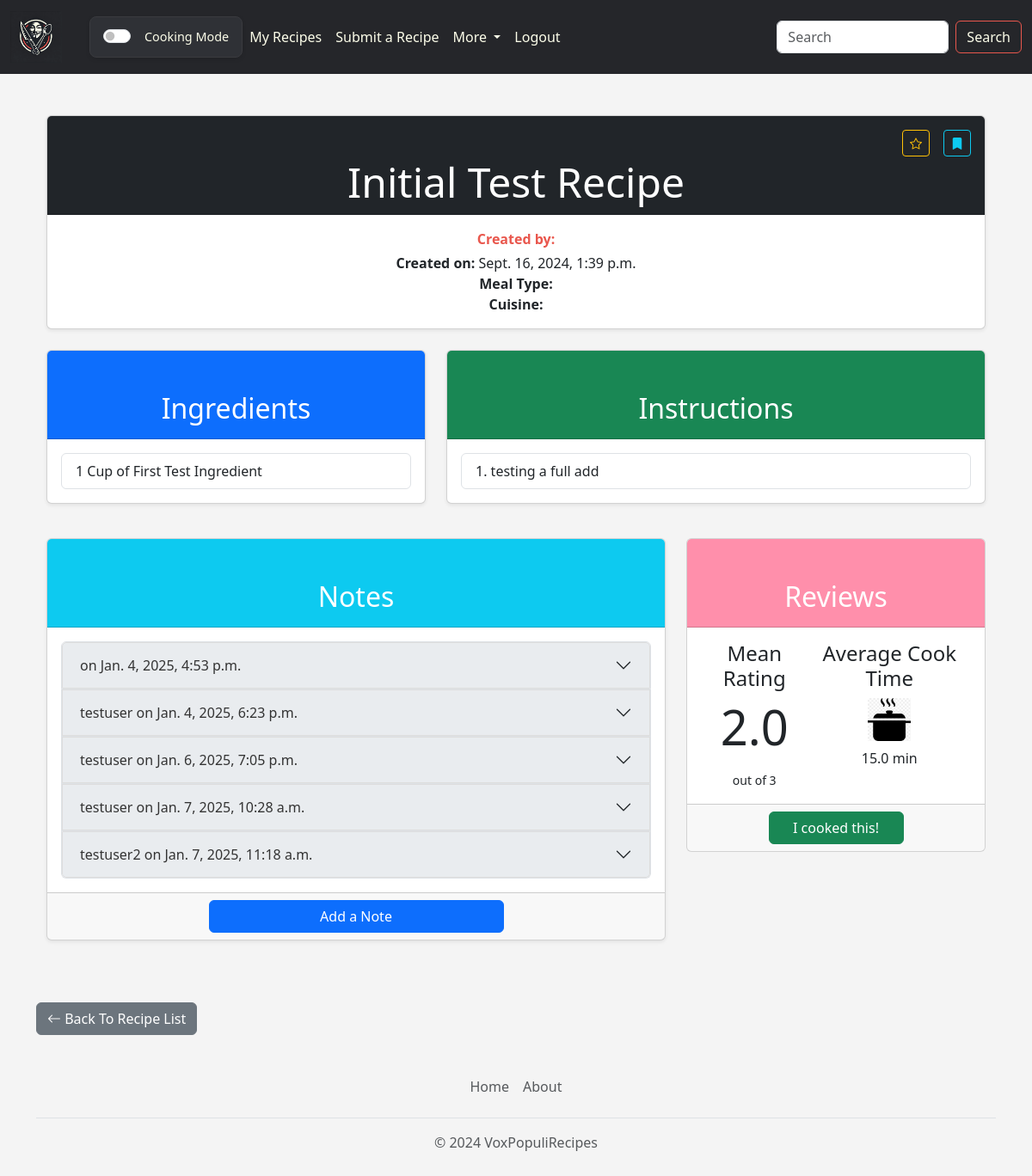
The page /recipedetail/1/ (signed in) on the database as committed earlier.
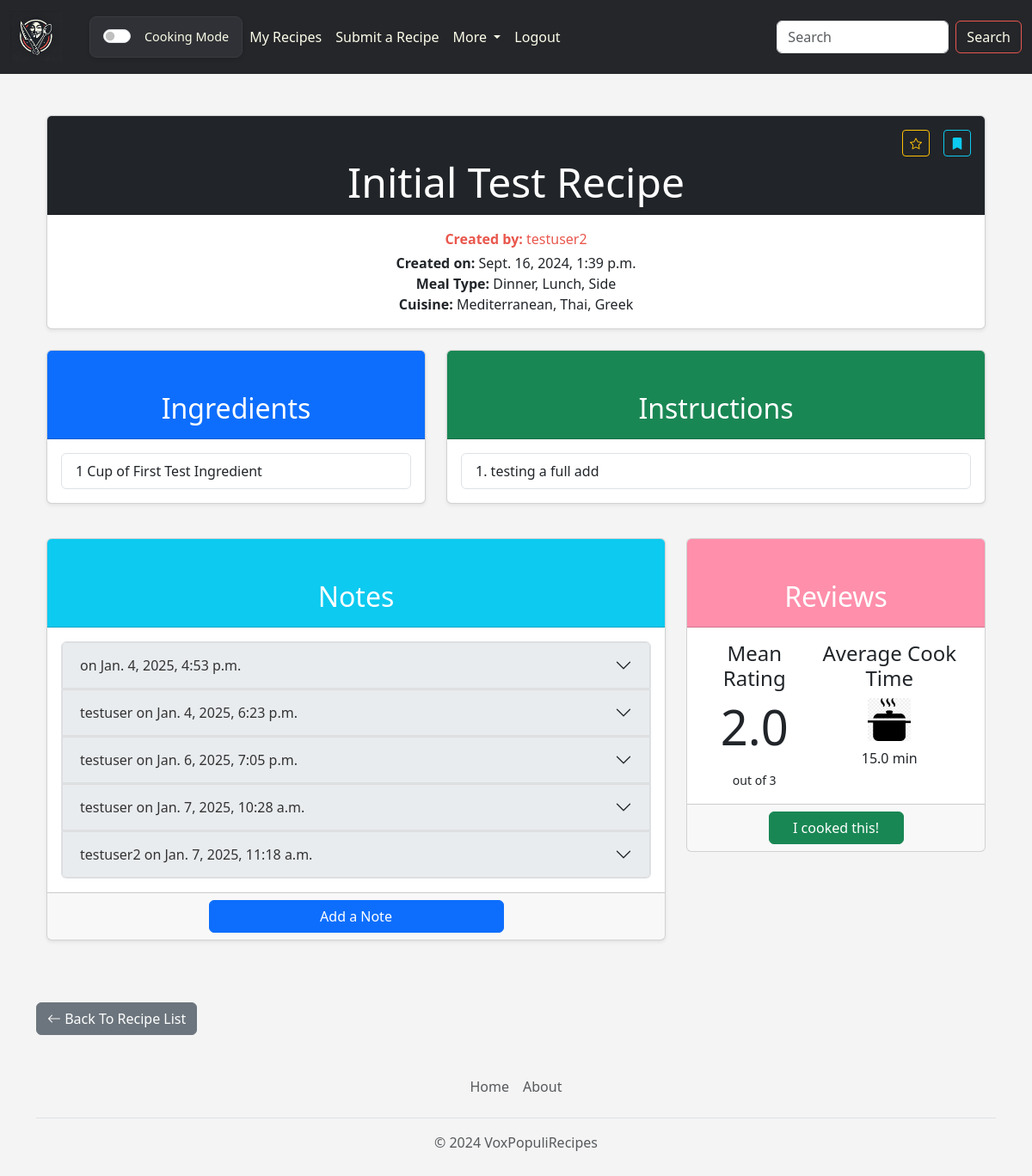
The same page on the database as committed later.
### voxpopulirecipes/models.py (models this page shows, shortened)
class Recipe(models.Model):
    title = models.CharField(max_length=200)
    pub_date = models.DateTimeField("date published")
    created_by = models.CharField(max_length=200, blank=True, null=True)
    creator = models.ForeignKey(User, on_delete=models.CASCADE, blank=True, null=True)
    mealType = models.ForeignKey("MealType", on_delete=models.SET_NULL, blank=True, null=True)
    cuisine = models.ForeignKey("Cuisine", on_delete=models.SET_NULL, blank=True, null=True)
    image = models.ImageField(upload_to='uploads/recipe/', blank=True, null=True)
    baking = models.BooleanField(default=False)

class Ingredient(models.Model):
    recipe = models.ForeignKey(Recipe, on_delete=models.CASCADE)
    ingredient_text = models.CharField(max_length=200) #required
    ingredient_amount = models.CharField(max_length=200, blank=True, null=True) #optional
    ingredient_unit = models.CharField(max_length=200, blank=True, null=True) #optional

class Instruction(models.Model):
    recipe = models.ForeignKey(Recipe, on_delete=models.CASCADE)
    instruction_text = models.CharField(max_length=500)
    instruction_order = models.IntegerField(default=0)

class RecipeNote(models.Model):
    recipe = models.ForeignKey(Recipe, related_name="notes", on_delete=models.CASCADE)
    note_text = models.CharField(max_length=2000)
    note_order = models.IntegerField(default=0)
    note_date = models.DateTimeField("date created")
    creator = models.ForeignKey(User, on_delete=models.CASCADE, blank=True, null=True)

class MealTypeMap(models.Model):
    recipe = models.ForeignKey(Recipe, on_delete=models.CASCADE)
    mealType = models.ForeignKey(MealType, on_delete=models.CASCADE)

class MealType(models.Model):
    name = models.CharField(max_length=200)
    baking = models.BooleanField(default=False)
    def __str__(self):
        return self.name

class CuisineMap(models.Model):
    recipe = models.ForeignKey(Recipe, on_delete=models.CASCADE)
    cuisine = models.ForeignKey(Cuisine, on_delete=models.CASCADE)

class Cuisine(models.Model):
    name = models.CharField(max_length=200)
    def __str__(self):
        return self.name

### voxpopulirecipes/views.py (the view)
# urls.py: path("recipedetail/<int:recipe_id>/", views.detail, name="detail"),
def detail(request, recipe_id):
    recipe = get_object_or_404(Recipe, pk=recipe_id)
    mean_rating = Rating.objects.filter(recipe=recipe).aggregate(Avg('rating'))['rating__avg'] or 0
    average_cook_time = CookedInstance.objects.filter(recipe=recipe).aggregate(Avg('cook_time'))['cook_time__avg'] or 0
    saved = False
    if request.user.is_authenticated:
        saved = SavedRecipe.objects.filter(user=request.user, recipe=recipe).exists()
    starred = False
    if request.user.is_authenticated:
        starred = StarredRecipe.objects.filter(user=request.user, recipe=recipe).exists()
    mealTypes = MealTypeMap.objects.filter(recipe = recipe)
    cuisines = CuisineMap.objects.filter(recipe = recipe)
    return render(request, "voxpopulirecipes/recipe.html", {
        "recipe": recipe,
        "mean_rating": mean_rating,
        "average_cook_time": average_cook_time,
        "saved": saved,
        "starred": starred,
        "mealTypes": mealTypes,
        "cuisines": cuisines
        })

### voxpopulirecipes/templates/voxpopulirecipes/recipe.html (shortened to what this page needs)
{% extends 'voxpopulirecipes/base.html' %}
{% block content %}
<div class="container mt-4">
    <div class="card text-center shadow-sm mb-4">
        <div class="card-header bg-dark text-white position-relative">
            <h1 class="display-5 text-break mb-0">{{ recipe.title }}</h1>
            {% if user.is_authenticated %}
            <div class="position-absolute top-0 end-0 p-3 d-flex">
                <button
                    id="star_recipe_button"
                    class="btn btn-outline-warning btn-sm square me-2"
                    title="Star this recipe"
                >
                    <i class="bi {% if starred %}bi-star-fill{% else %}bi-star{% endif %}"></i>
                </button>
                {% if user != recipe.creator %}
                <button
                    id="save_recipe_button"
                    class="btn btn-outline-info btn-sm square"
                    title="Save this recipe"
                >
                    <i class="bi {% if saved %}bi-bookmark-fill{% else %}bi-bookmark{% endif %}"></i>
                </button>
                {% endif %}
            </div>
            {% endif %}
        </div>
        <div class="card-body">
            <a href="{% url 'voxpopulirecipes:view_user_book' recipe.creator.id %}">
                <p class="mb-1"><strong>Created by:</strong> {{ recipe.creator.username }}</p>
            </a>
            <p class="mb-0"><strong>Created on:</strong> {{ recipe.pub_date }}</p>
            <p class="mb-0"><strong>Meal Type:</strong>
                {% if mealTypes|length == 1 %}
                    {{ mealTypes.0.mealType }}
                {% else %}
                    {% for mealType in mealTypes %}
                        {{ mealType.mealType }}{% if not forloop.last %}, {% endif %}
                    {% endfor %}
                {% endif %}
            </p>
            <p class="mb-0"><strong>Cuisine:</strong>
                {% if cuisines|length == 1 %}
                    {{ cuisines.0.cuisine }}
                {% else %}
                    {% for cuisine in cuisines %}
                        {{ cuisine.cuisine }}{% if not forloop.last %}, {% endif %}
                    {% endfor %}
                {% endif %}
            </p>
        </div>
    </div>
    <div class="row">
        <div class="col-md-5 mb-4">
            <div class="card shadow-sm">
                <div class="card-header text-center bg-primary text-white">
                    <h2>Ingredients</h2>
                </div>
                <div class="card-body">
                    <ul class="list-group">
                        {% for ingredient in recipe.ingredient_set.all %}
                            {% if not ingredient.ingredient_amount %}
                                <li class="list-group-item">{{ ingredient.ingredient_text }}</li>
                            {% else %}
                                {% if not ingredient.ingredient_unit %}
                                    <li class="list-group-item">{{ ingredient.ingredient_amount }} {{ ingredient.ingredient_text }}</li>
                                {% else %}
                                    <li class="list-group-item">{{ ingredient.ingredient_amount }} {{ ingredient.ingredient_unit }} of {{ ingredient.ingredient_text }}</li>
                                {% endif %}
                            {% endif %}
                        {% endfor %}
                    </ul>
                </div>
            </div>
        </div>
        <div class="col-md-7 mb-4">
            <div class="card shadow-sm">
                <div class="card-header text-center bg-success text-white">
                    <h2>Instructions</h2>
                </div>
                <div class="card-body">
                    <ol class="list-group list-group-numbered">
                        {% for instruction in recipe.instruction_set.all|dictsort:"instruction_order" %}
                            <li class="list-group-item">{{ instruction.instruction_text }}</li>
                        {% endfor %}
                    </ol>
                </div>
            </div>
        </div>
    </div>
    <div class="row mt-3">
        <div class="col-md-8 mb-4">
            <div class="card shadow-sm mb-4">
                <div class="card-header text-center bg-info text-white">
                    <h2>Notes</h2>
                </div>
                {% if recipe.notes.all %}
                <div class="card-body">
                    <div class="col-12">
                        <div class="accordion" id="notesAccordion">
                            {% for note in recipe.notes.all|dictsort:"note_order" %}
                            <div class="accordion-item">
                                <h2 class="accordion-header" id="heading{{ note.id }}">
                                    <button class="accordion-button collapsed" type="button" data-bs-toggle="collapse"
                                            data-bs-target="#collapse{{ note.id }}" aria-expanded="false" aria-controls="collapse{{ note.id }}">
                                        {{ note.creator.username }} on {{ note.note_date }}
                                    </button>
                                </h2>
                            </div>
                            {% endfor %}
                        </div>
                    </div>
                </div>
                {% else %}
                <div class="card-body d-flex justify-content-center">
                    <h4 class="text-center">No notes available.</h4>
                </div>
                {% endif %}
                {% if user.is_authenticated %}
                <div class="card-footer">
                    <div id="addNoteSection">
                        <a href="#" class="btn btn-primary d-block col-6 mx-auto" id="addNoteButton">Add a Note</a>
                    </div>
                </div>
                {% endif %}
            </div>
        </div>
        {% if user.is_authenticated %}
        <div class="col-md-4 mb-4">
            <div class="card" id="reviewssection">
                <div class="card-header text-center text-white review-card-header">
                    <h2>Reviews</h2>
                </div>
                {% if average_cook_time != 0 or mean_rating != 0%}
                    <div class="card-body d-flex justify-content-between">
                        {% if mean_rating != 0 %}
                            <div class="text-center">
                                <h4>Mean Rating</h4>
                                <div class="infographic">
                                    <p class="display-4">{{ mean_rating }}</p>
                                    <small>out of 3</small>
                                </div>
                            </div>
                        {% endif %}
                        {% if average_cook_time != 0 %}
                            <div class="text-center">
                                <h4>Average Cook Time</h4>
                                <div class="infographic">
                                    {%load static%}
                                    <img src="{% static 'voxpopulirecipes/pot_icon.png' %}" alt="Pot Icon" width="50">
                                    <p class="mt-2">{{ average_cook_time }} min</p>
                                </div>
                            </div>
                        {% endif %}
                    </div>
                    {% else %}
                    <div class="card-body d-flex justify-content-center">
                        <h4>No Reviews Yet</h4>
                    </div>
                    {% endif %}
                <div class="card-footer d-flex justify-content-center">
                    <button type="button" class="btn btn-success col-6" id="openReviewModal">I cooked this!</button>
                </div>
            </div>
        </div>
        {% endif %}
    </div>
</div>
    <div class="d-flex justify-content-between mt-4">
        <a href="{% url 'voxpopulirecipes:main' %}" class="btn btn-secondary">
            <i class="bi bi-arrow-left"></i> Back To Recipe List
        </a>
    </div>
</div>
{% endblock %}

### voxpopulirecipes/templates/voxpopulirecipes/base.html (shortened to what this page needs)
{% load static %}
<!doctype html>
<html lang="en">
  <head>
    <link href="https://cdn.jsdelivr.net/npm/bootstrap@5.3.3/dist/css/bootstrap.min.css" rel="stylesheet">
    <link href="https://cdn.jsdelivr.net/npm/bootstrap-icons/font/bootstrap-icons.css" rel="stylesheet">
  </head>
  <body>
    {% include 'voxpopulirecipes/navbar.html'%}
    <br>
    <div class='container'>
    {% block content %}
    {% endblock %}
    {% include 'voxpopulirecipes/footer.html'%}
  </body>
</html>

### voxpopulirecipes/templates/voxpopulirecipes/navbar.html (shortened to what this page needs)
<nav class="navbar navbar-expand-lg navbar-dark" style="background-color: #25262a;">
	<div class="container-fluid">
		<a class="navbar-brand" href="{% url 'voxpopulirecipes:main' %}">
			{% load static %}
			<img src="{% static 'voxpopulirecipes/logo.png' %}" alt="My image" width="60" height="60">
		</a>
		<div class="cooking-mode-box ms-3">
			<div class="form-check form-switch">
				<input class="form-check-input" type="checkbox" id="cookingModeToggle">
				<label class="form-check-label" for="cookingModeToggle">Cooking Mode</label>
			</div>
		</div>
		<div class="collapse navbar-collapse" id="navbarSupportedContent">
		<ul class="navbar-nav me-auto mb-2 mb-lg-0">
			<li><a class="nav-link" href="{% url 'voxpopulirecipes:my_recipes' %}">My Recipes</a></li>
			<li><a class="nav-link" href="{% url 'voxpopulirecipes:submit_recipe_selector' %}">Submit a Recipe</a></li>
			<li class="nav-item dropdown">
				<a class="nav-link dropdown-toggle" href="#" role="button" data-bs-toggle="dropdown" aria-expanded="false">
					More
				</a>
			</li>
			{% if user.is_authenticated %}
			<li class="nav-item">
				<a class="nav-link" href="{% url 'logout' %}">Logout</a>
			</li>
			{% endif %}
			</ul>
			<form class="d-flex ms-auto" method="POST" action="{% url 'voxpopulirecipes:search_recipe'%}">
				<input class="form-control me-2" type="search" placeholder="Search" aria-label="Search" name="search_text">
				<button class="btn btn-outline-success" type="submit">Search</button>
			</form>
		</div>
	</div>
</nav>

### voxpopulirecipes/templates/voxpopulirecipes/footer.html
<div class="container">
    <footer class="py-3 my-4">
        <ul class="nav justify-content-center border-bottom pb-3 mb-3">
        <li class="nav-item"><a href="{% url 'voxpopulirecipes:main' %}" class="nav-link px-2 text-body-secondary">Home</a></li>
        <li class="nav-item"><a href="{% url 'voxpopulirecipes:about' %}" class="nav-link px-2 text-body-secondary">About</a></li>
        </ul>
        <p class="text-center text-body-secondary">© 2024 VoxPopuliRecipes</p>
    </footer>
</div>

### voxpopulirecipes/templates/voxpopulirecipes/base.html (style rules this page uses)
body { background-color: #f4f4f4; }

### voxpopulirecipes/templates/voxpopulirecipes/navbar.html (style rules this page uses)
.form-control { max-width: 200px; }
.btn-outline-success { color: #fcfde9; border-color: #e9574d; }
.navbar { background-color: #25262a; }
.nav-link { color: #fcfde9; transition: color 0.3s ease; }
.form-check-label { margin-left: 8px; cursor: pointer; }
.form-check-input { cursor: pointer; }
.cooking-mode-box { background-color: #2f3136; padding: 10px 15px; border-radius: 8px; display: flex; align-items: center; box-shadow: 0 2px 5px rgba(0, 0, 0, 0.1); border: 1px solid #3a3b3f; }
.cooking-mode-box .form-check-label { color: #fcfde9; margin-left: 8px; font-size: 0.9rem; font-weight: 500; }

### voxpopulirecipes/templates/voxpopulirecipes/recipe.html (style rules this page uses)
.review-card-header { background-color: #ff8fab; }
.accordion-header .accordion-button { background-color: #e9ecef; color: #333; border: 1px solid #ddd; }
a { color: #e9574d; text-decoration: none; transition: color 0.3s ease; }
.card-header { position: relative; padding-top: 3rem; }
.card-header h1 { margin-bottom: 0; white-space: normal; word-break: break-word; text-align: center; }
.position-absolute.top-0.end-0 { display: flex; gap: 0.5rem; }

Rows that differ between the two databases and show on the page:
changed Recipe "Initial Test Recipe": creator.username (not shown) → "testuser2"
added MealTypeMap: mealType "Dinner"
added MealTypeMap: mealType "Lunch"
added MealTypeMap: mealType "Side"
added CuisineMap: cuisine "Mediterranean"
added CuisineMap: cuisine "Thai"
added CuisineMap: cuisine "Greek"
